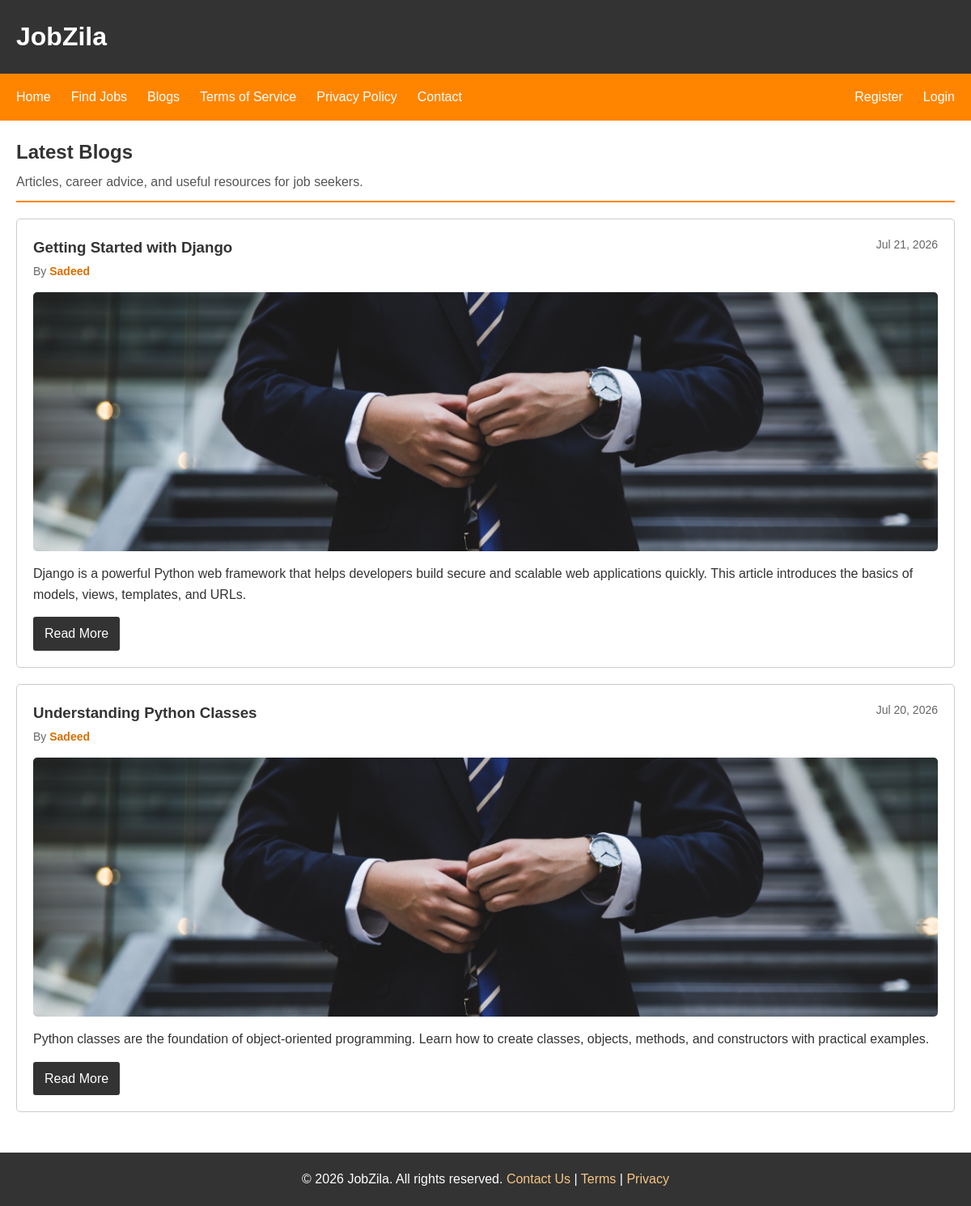
The app's page /blogs/ with its own data.
### blogs/models.py (models this page shows)
class Blog(models.Model):
    title = models.CharField(max_length=255)
    body = models.TextField()
    slug = models.SlugField()
    link = models.URLField()
    date = models.DateTimeField()
    author = models.CharField(max_length=50)
    banner = models.ImageField()

### blogs/views.py (the view)
# urls.py: path("", views.blog, name="blogs"),
def blog(request):
    blogs = Blog.objects.all().order_by("-date")
    return render(request, "blogs/blogs.html", {"blogs": blogs})

### blogs/templates/blogs/blogs.html (shortened to what this page needs)
{% extends "sharedpage.html" %}
{% block main %}
<section class="blogs-section">
    <div class="blogs-header">
        <h2>Latest Blogs</h2>
        <p>Articles, career advice, and useful resources for job seekers.</p>
    </div>
    <div class="blogs-list">
        {% for b in blogs %}
            <article class="blog-card">
                <div class="blog-card-top">
                    <div>
                        <h3>
                            <a href="{{ b.link }}">
                                {{ b.title }}
                            </a>
                        </h3>
                        <p class="blog-author">
                            By <strong>{{ b.author }}</strong>
                        </p>
                    </div>
                    <p class="blog-date">
                        {{ b.date|date:"M d, Y" }}
                    </p>
                </div>
                {% if b.banner %}
                    <img
                        class="blog-banner"
                        src="{{ b.banner.url }}"
                        alt="{{ b.title }}"
                    />
                {% endif %}
                <p class="blog-description">
                    {{ b.body|truncatewords:35 }}
                </p>
                <a class="read-blog-link" href="{{ b.link }}">
                    Read More
                </a>
            </article>
        {% empty %}
            <div class="no-blog-results">
                <h3>No blogs available</h3>
                <p>New blog posts will appear here.</p>
            </div>
        {% endfor %}
    </div>
</section>
{% endblock main %}

### templates/sharedpage.html (shortened to what this page needs)
{% load static %}
<!doctype html>
<html lang="en">
  <head>
    <link rel="stylesheet" href="{% static 'css/styles.css' %}" />
  </head>
  <body>
    <header>
      <h1>JobZila</h1>
      <nav class="navbar">
        <ul id="main-menu" class="nav-menu">
          <li><a href="{% url 'home' %}">Home</a></li>
          <li><a href="{% url 'jobs:job_list' %}">Find Jobs</a></li>
          <li><a href="{% url 'blogs:blogs' %}">Blogs</a></li>
          <li><a href="{% url 'terms' %}">Terms of Service</a></li>
          <li><a href="{% url 'privacy' %}">Privacy Policy</a></li>
          <li><a href="{% url 'contact' %}">Contact</a></li>
 <li class="right-align">
    {% if user.is_authenticated %}
        <form
            method="POST"
            action="{% url 'users:logout' %}"
            class="logout-form"
        >
            {% csrf_token %}
            <button
                class="logout-button"
                type="submit"
            >
                Logout
            </button>
        </form>
    {% else %}
        <a href="{% url 'users:register' %}">
            Register
        </a>
        <a href="{% url 'users:login' %}">
            Login
        </a>
    {% endif %}
</li>
        </ul>
      </nav>
    </header>
    <main>
      {% block main %}{% endblock main %}
    </main>
    <footer>
      <p>
        &copy; 2026 JobZila. All rights reserved.
        <a href="{% url 'contact' %}">Contact Us</a> |
        <a href="{% url 'terms' %}">Terms</a> |
        <a href="{% url 'privacy' %}">Privacy</a>
      </p>
    </footer>
  </body>
</html>

### static/css/styles.css (style rules this page uses)
* { margin: 0; padding: 0; box-sizing: border-box; }
html, body { min-height: 100%; }
body { min-height: 100vh; font-family: Arial, Helvetica, sans-serif; font-size: 16px; line-height: 1.6; color: #333; display: flex; flex-direction: column; }
main { flex: 1; display: flex; }
header { background-color: #333; color: white; }
header h1 { padding: 20px; }
.navbar { position: relative; width: 100%; background-color: #ff8500; padding: 10px 20px; }
.nav-menu { display: flex; align-items: center; flex-wrap: wrap; gap: 25px; margin: 0; padding: 0; list-style: none; }
.nav-menu li { list-style: none; }
.nav-menu .right-align { margin-left: auto; display: flex; align-items: center; gap: 25px; }
.nav-menu a { display: block; color: white; text-decoration: none; padding: 6px 0; }
footer { width: 100%; background-color: #333; color: white; padding: 20px; text-align: center; }
footer a { color: #f7c784; text-decoration: none; }
.blogs-section { width: 100%; margin: 20px 20px 30px; }
.blogs-header { margin-bottom: 20px; padding-bottom: 10px; border-bottom: 2px solid #ff8500; }
.blogs-header h2 { margin-bottom: 5px; }
.blogs-header p { color: #555; }
.blogs-list { width: 100%; }
.blog-card { margin-bottom: 20px; padding: 20px; border: 1px solid #ccc; border-radius: 5px; background-color: white; }
.blog-card-top { display: flex; justify-content: space-between; align-items: flex-start; gap: 20px; margin-bottom: 15px; }
.blog-card h3 { margin-bottom: 3px; }
.blog-card h3 a { color: #333; text-decoration: none; }
.blog-author { color: #666; font-size: 14px; }
.blog-author strong { color: #d96f00; }
.blog-date { flex-shrink: 0; color: #666; font-size: 14px; }
.blog-banner { display: block; width: 100%; max-height: 320px; margin-bottom: 15px; border-radius: 5px; object-fit: cover; }
.blog-description { margin-bottom: 15px; }
.read-blog-link { display: inline-block; padding: 8px 14px; border-radius: 3px; background-color: #333; color: white; text-decoration: none; }

### records on screen
Blog: title "Getting Started with Django", author "Sadeed", date "Jul 21, 2026", banner (picture), body "Django is a powerful Python web framework that helps developers build secure and scalable web applications quickly. This article introduces the basics of models, views, templates, and URLs."
Blog: title "Understanding Python Classes", author "Sadeed", date "Jul 20, 2026", banner (picture), body "Python classes are the foundation of object-oriented programming. Learn how to create classes, objects, methods, and constructors with practical examples."
